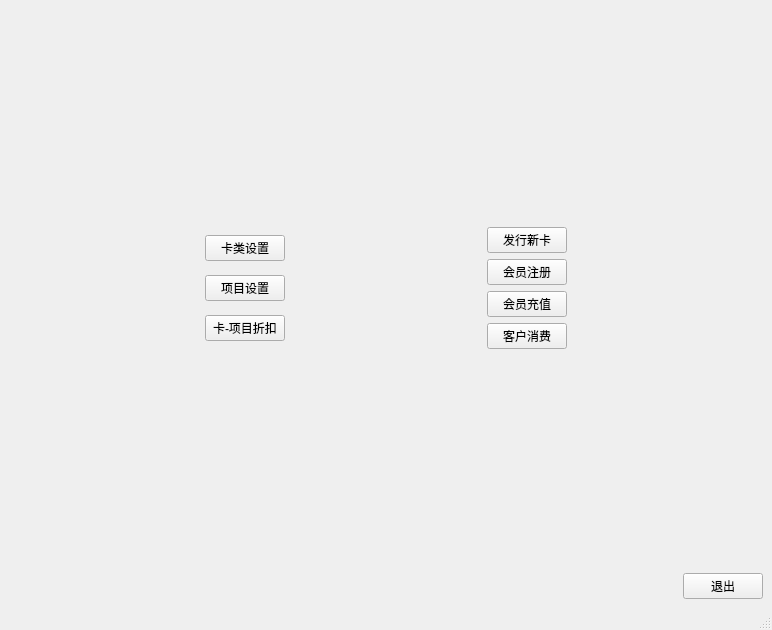
<?xml version="1.0" encoding="UTF-8"?>
<ui version="4.0">
 <class>Index</class>
 <widget class="QMainWindow" name="Index">
  <property name="geometry">
   <rect>
    <x>0</x>
    <y>0</y>
    <width>772</width>
    <height>630</height>
   </rect>
  </property>
  <property name="windowTitle">
   <string>BeautyManager</string>
  </property>
  <widget class="QWidget" name="centralwidget">
   <layout class="QGridLayout" name="gridLayout">
    <item row="0" column="0">
     <layout class="QVBoxLayout" name="verticalLayout_4">
      <item>
       <spacer name="verticalSpacer">
        <property name="orientation">
         <enum>Qt::Vertical</enum>
        </property>
        <property name="sizeHint" stdset="0">
         <size>
          <width>20</width>
          <height>40</height>
         </size>
        </property>
       </spacer>
      </item>
      <item>
       <layout class="QHBoxLayout" name="horizontalLayout">
        <item>
         <spacer name="horizontalSpacer_2">
          <property name="orientation">
           <enum>Qt::Horizontal</enum>
          </property>
          <property name="sizeHint" stdset="0">
           <size>
            <width>40</width>
            <height>20</height>
           </size>
          </property>
         </spacer>
        </item>
        <item>
         <layout class="QVBoxLayout" name="verticalLayout">
          <item>
           <widget class="QPushButton" name="pushButtonCardEdit">
            <property name="text">
             <string>卡类设置</string>
            </property>
           </widget>
          </item>
          <item>
           <widget class="QPushButton" name="pushButton_2">
            <property name="text">
             <string>项目设置</string>
            </property>
           </widget>
          </item>
          <item>
           <widget class="QPushButton" name="pushButton_3">
            <property name="text">
             <string>卡-项目折扣</string>
            </property>
           </widget>
          </item>
         </layout>
        </item>
        <item>
         <spacer name="horizontalSpacer">
          <property name="orientation">
           <enum>Qt::Horizontal</enum>
          </property>
          <property name="sizeHint" stdset="0">
           <size>
            <width>40</width>
            <height>20</height>
           </size>
          </property>
         </spacer>
        </item>
        <item>
         <layout class="QVBoxLayout" name="verticalLayout_2">
          <item>
           <widget class="QPushButton" name="pushButton_4">
            <property name="text">
             <string>发行新卡</string>
            </property>
           </widget>
          </item>
          <item>
           <widget class="QPushButton" name="pushButton_MemberRegister">
            <property name="text">
             <string>会员注册</string>
            </property>
           </widget>
          </item>
          <item>
           <widget class="QPushButton" name="pushButton_6">
            <property name="text">
             <string>会员充值</string>
            </property>
           </widget>
          </item>
          <item>
           <widget class="QPushButton" name="pushButton_7">
            <property name="text">
             <string>客户消费</string>
            </property>
           </widget>
          </item>
         </layout>
        </item>
        <item>
         <spacer name="horizontalSpacer_3">
          <property name="orientation">
           <enum>Qt::Horizontal</enum>
          </property>
          <property name="sizeHint" stdset="0">
           <size>
            <width>40</width>
            <height>20</height>
           </size>
          </property>
         </spacer>
        </item>
       </layout>
      </item>
      <item>
       <spacer name="verticalSpacer_2">
        <property name="orientation">
         <enum>Qt::Vertical</enum>
        </property>
        <property name="sizeHint" stdset="0">
         <size>
          <width>20</width>
          <height>40</height>
         </size>
        </property>
       </spacer>
      </item>
      <item>
       <layout class="QHBoxLayout" name="horizontalLayout_2">
        <item>
         <spacer name="horizontalSpacer_4">
          <property name="orientation">
           <enum>Qt::Horizontal</enum>
          </property>
          <property name="sizeHint" stdset="0">
           <size>
            <width>40</width>
            <height>20</height>
           </size>
          </property>
         </spacer>
        </item>
        <item>
         <widget class="QPushButton" name="pushButtonExit">
          <property name="text">
           <string>退出</string>
          </property>
         </widget>
        </item>
       </layout>
      </item>
     </layout>
    </item>
   </layout>
  </widget>
  <widget class="QMenuBar" name="menubar">
   <property name="geometry">
    <rect>
     <x>0</x>
     <y>0</y>
     <width>772</width>
     <height>26</height>
    </rect>
   </property>
  </widget>
  <widget class="QStatusBar" name="statusbar"/>
 </widget>
 <resources/>
 <connections/>
</ui>
